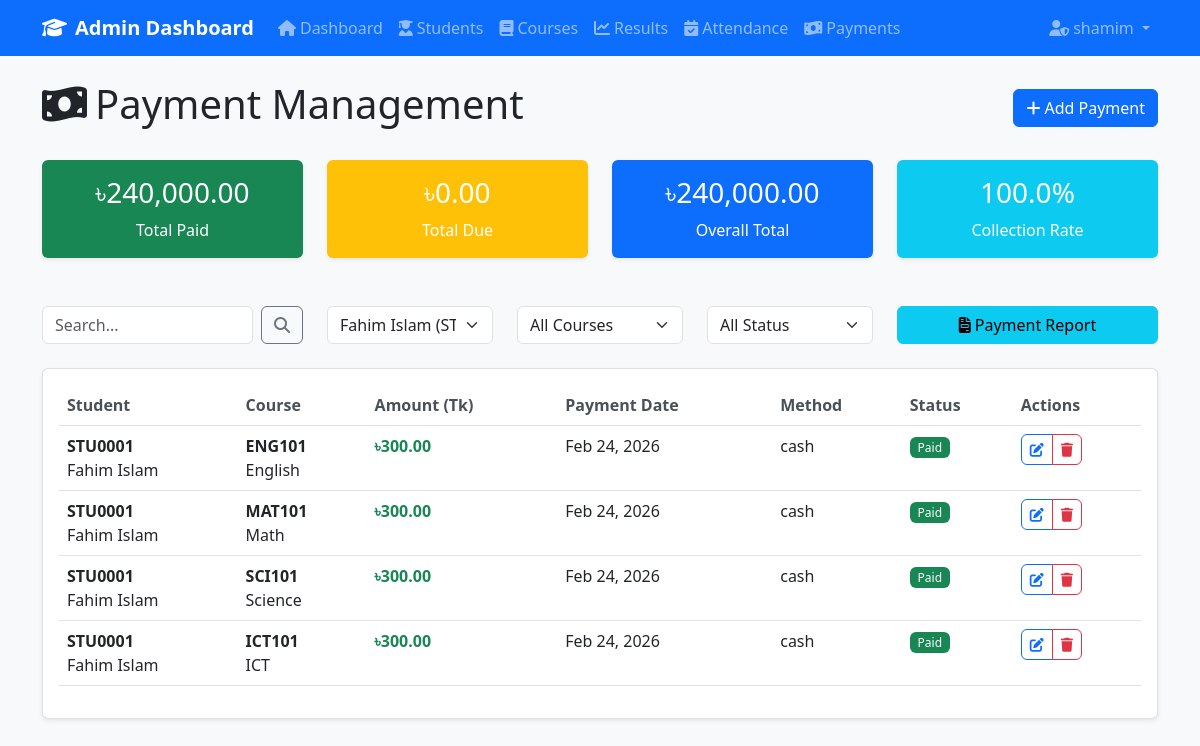
The page /admin/payments.php?student_id=204 (signed in) on the database its author committed.
### tables this page shows
CREATE TABLE `users` (
  `id` int(11) NOT NULL,
  `username` varchar(50) NOT NULL,
  `password` varchar(255) NOT NULL,
  `role` enum('admin','student','teacher','parent') NOT NULL DEFAULT 'admin',
  `first_name` varchar(50) DEFAULT NULL,
  `last_name` varchar(50) DEFAULT NULL,
  `email` varchar(100) DEFAULT NULL,
  `phone` varchar(20) DEFAULT NULL,
  `student_id` int(11) DEFAULT NULL,
  `subject_id` int(11) DEFAULT NULL,
  `assigned_classes` text DEFAULT NULL,
  `profile_image` varchar(255) DEFAULT NULL,
  `last_login` timestamp NULL DEFAULT NULL,
  `is_active` tinyint(1) NOT NULL DEFAULT 1,
  `created_at` timestamp NOT NULL DEFAULT current_timestamp(),
  `updated_at` timestamp NOT NULL DEFAULT current_timestamp() ON UPDATE current_timestamp()
);

CREATE TABLE `payments` (
  `id` int(11) NOT NULL,
  `student_id` int(11) NOT NULL,
  `course_id` int(11) NOT NULL,
  `amount` decimal(10,2) NOT NULL,
  `payment_date` date NOT NULL,
  `payment_method` varchar(50) DEFAULT NULL,
  `status` enum('paid','due') NOT NULL DEFAULT 'due',
  `created_at` timestamp NOT NULL DEFAULT current_timestamp()
);

CREATE TABLE `students` (
  `id` int(11) NOT NULL,
  `student_id` varchar(20) NOT NULL,
  `first_name` varchar(50) NOT NULL,
  `last_name` varchar(50) NOT NULL,
  `email` varchar(100) NOT NULL,
  `phone` varchar(20) DEFAULT NULL,
  `address` text DEFAULT NULL,
  `date_of_birth` date DEFAULT NULL,
  `status` enum('active','inactive') NOT NULL DEFAULT 'active',
  `created_at` timestamp NOT NULL DEFAULT current_timestamp(),
  `updated_at` timestamp NOT NULL DEFAULT current_timestamp() ON UPDATE current_timestamp(),
  `parent_id` int(11) DEFAULT NULL,
  `advisor_id` int(11) DEFAULT NULL,
  `user_id` int(11) DEFAULT NULL
);

CREATE TABLE `courses` (
  `id` int(11) NOT NULL,
  `course_code` varchar(20) NOT NULL,
  `course_name` varchar(100) NOT NULL,
  `description` text DEFAULT NULL,
  `credits` int(11) NOT NULL DEFAULT 3,
  `fee` decimal(10,2) NOT NULL DEFAULT 0.00,
  `created_at` timestamp NOT NULL DEFAULT current_timestamp(),
  `updated_at` timestamp NOT NULL DEFAULT current_timestamp() ON UPDATE current_timestamp()
);

### includes/auth.php (called while the page is built, shortened)
<?php
function isLoggedIn() {
    return isset($_SESSION['user_id']) && !empty($_SESSION['user_id']);
}
function getUserDetails($conn) {
    if (isLoggedIn()) {
        $user_id = $_SESSION['user_id'];
        $sql = "SELECT u.*, s.student_id, s.first_name as student_first_name, s.last_name as student_last_name, s.email as student_email
                FROM users u
                LEFT JOIN students s ON u.student_id = s.id
                WHERE u.id = ?";
        $stmt = $conn->prepare($sql);
        $stmt->bind_param("i", $user_id);
        $stmt->execute();
        $result = $stmt->get_result();
        return $result->fetch_assoc();
    }
    return null;
}
?>

### admin/payments.php (the view, shortened to what this page needs)
<?php
require_once '../includes/header.php';
$search = isset($_GET['search']) ? trim($_GET['search']) : '';
$student_filter = isset($_GET['student_id']) ? $_GET['student_id'] : '';
$sql = "SELECT p.*, s.student_id, s.first_name, s.last_name, c.course_code, c.course_name, c.fee
        FROM payments p
        JOIN students s ON p.student_id = s.id
        JOIN courses c ON p.course_id = c.id
        WHERE 1=1";
$params = [];
$types = "";
if (!empty($student_filter)) {
    $sql .= " AND p.student_id = ?";
    $params[] = $student_filter;
    $types .= "i";
}
$sql .= " ORDER BY p.payment_date DESC, s.first_name, s.last_name";
$stmt = $conn->prepare($sql);
if (!empty($params)) {
    $stmt->bind_param($types, ...$params);
}
$stmt->execute();
$payments = $stmt->get_result();
$total_paid = $conn->query("SELECT SUM(amount) as total FROM payments WHERE status = 'paid'")->fetch_assoc()['total'] ?? 0;
$total_due = $conn->query("SELECT SUM(amount) as total FROM payments WHERE status = 'due'")->fetch_assoc()['total'] ?? 0;
$overall_total = $total_paid + $total_due;
?>
<div class="row">
    <div class="col-12">
        <div class="d-flex justify-content-between align-items-center mb-4">
            <h1><i class="fas fa-money-bill-wave me-2"></i>Payment Management</h1>
            <button class="btn btn-primary" data-bs-toggle="modal" data-bs-target="#addPaymentModal">
                <i class="fas fa-plus me-1"></i>Add Payment
            </button>
        </div>
    </div>
</div>
<div class="row mb-4">
    <div class="col-md-3">
        <div class="card bg-success text-white">
            <div class="card-body text-center">
                <h3>৳<?php echo number_format($total_paid, 2); ?></h3>
                <p class="mb-0">Total Paid</p>
            </div>
        </div>
    </div>
    <div class="col-md-3">
        <div class="card bg-warning text-white">
            <div class="card-body text-center">
                <h3>৳<?php echo number_format($total_due, 2); ?></h3>
                <p class="mb-0">Total Due</p>
            </div>
        </div>
    </div>
    <div class="col-md-3">
        <div class="card bg-primary text-white">
            <div class="card-body text-center">
                <h3>৳<?php echo number_format($overall_total, 2); ?></h3>
                <p class="mb-0">Overall Total</p>
            </div>
        </div>
    </div>
    <div class="col-md-3">
        <div class="card bg-info text-white">
            <div class="card-body text-center">
                <h3><?php echo $overall_total > 0 ? number_format(($total_paid / $overall_total) * 100, 1) : 0; ?>%</h3>
                <p class="mb-0">Collection Rate</p>
            </div>
        </div>
    </div>
</div>
<div class="row mb-4">
    <div class="col-md-3">
        <form method="GET" class="d-flex">
            <input type="text" name="search" class="form-control me-2" placeholder="Search..."
                   value="<?php echo htmlspecialchars($search); ?>">
            <button class="btn btn-outline-secondary" type="submit">
                <i class="fas fa-search"></i>
            </button>
        </form>
    </div>
    <div class="col-md-2">
        <form method="GET">
            <select name="student_id" class="form-select" onchange="this.form.submit()">
                <?php
                $student_list = $conn->query("SELECT id, student_id, first_name, last_name FROM students WHERE status = 'active' ORDER BY first_name, last_name");
                while($student = $student_list->fetch_assoc()): ?>
                    <option value="<?php echo $student['id']; ?>" <?php echo $student_filter == $student['id'] ? 'selected' : ''; ?>>
                        <?php echo htmlspecialchars($student['first_name'] . ' ' . $student['last_name'] . ' (' . $student['student_id'] . ')'); ?>
                    </option>
                <?php endwhile; ?>
            </select>
        </form>
    </div>
    <div class="col-md-2">
        <form method="GET">
            <select name="course_id" class="form-select" onchange="this.form.submit()">
                <option value="">All Courses</option>
            </select>
        </form>
    </div>
    <div class="col-md-2">
        <form method="GET">
            <select name="status" class="form-select" onchange="this.form.submit()">
                <option value="">All Status</option>
            </select>
        </form>
    </div>
    <div class="col-md-3">
        <div class="d-grid">
            <button class="btn btn-info" data-bs-toggle="modal" data-bs-target="#paymentReportModal">
                <i class="fas fa-file-invoice me-1"></i>Payment Report
            </button>
        </div>
    </div>
</div>
<div class="card">
    <div class="card-body">
        <div class="table-responsive">
            <table class="table table-hover" id="paymentsTable">
                <thead>
                    <tr>
                        <th>Student</th>
                        <th>Course</th>
                        <th>Amount (Tk)</th>
                        <th>Payment Date</th>
                        <th>Method</th>
                        <th>Status</th>
                        <th>Actions</th>
                    </tr>
                </thead>
                <tbody>
                    <?php if ($payments->num_rows > 0): ?>
                        <?php while($payment = $payments->fetch_assoc()):
                            $status_class = $payment['status'] == 'paid' ? 'success' : 'warning';
                            $amount_class = $payment['amount'] >= $payment['fee'] ? 'text-success' : 'text-warning';
                        ?>
                        <tr>
                            <td>
                                <strong><?php echo htmlspecialchars($payment['student_id']); ?></strong><br>
                                <?php echo htmlspecialchars($payment['first_name'] . ' ' . $payment['last_name']); ?>
                            </td>
                            <td>
                                <strong><?php echo htmlspecialchars($payment['course_code']); ?></strong><br>
                                <?php echo htmlspecialchars($payment['course_name']); ?>
                            </td>
                            <td class="<?php echo $amount_class; ?>">
                                <strong>৳<?php echo number_format($payment['amount'], 2); ?></strong>
                            </td>
                            <td><?php echo date('M d, Y', strtotime($payment['payment_date'])); ?></td>
                            <td><?php echo $payment['payment_method'] ? htmlspecialchars($payment['payment_method']) : 'N/A'; ?></td>
                            <td><span class="badge bg-<?php echo $status_class; ?>"><?php echo ucfirst($payment['status']); ?></span></td>
                            <td>
                                <div class="btn-group" role="group">
                                    <button class="btn btn-sm btn-outline-primary edit-btn"
                                            data-payment='<?php echo json_encode($payment); ?>'>
                                        <i class="fas fa-edit"></i>
                                    </button>
                                    <button class="btn btn-sm btn-outline-danger delete-btn"
                                            data-id="<?php echo $payment['id']; ?>">
                                        <i class="fas fa-trash"></i>
                                    </button>
                                </div>
                            </td>
                        </tr>
                        <?php endwhile; ?>
                    <?php else: ?>
                        <tr>
                            <td colspan="7" class="text-center">No payment records found</td>
                        </tr>
                    <?php endif; ?>
                </tbody>
            </table>
        </div>
    </div>
</div>
<?php require_once '../includes/footer.php'; ?>

### includes/header.php (shortened to what this page needs)
<?php
require_once 'config.php';
require_once 'auth.php';
$user = getUserDetails($conn);
?>
<!DOCTYPE html>
<html lang="en">
<head>
    <link href="https://cdn.jsdelivr.net/npm/bootstrap@5.3.0/dist/css/bootstrap.min.css" rel="stylesheet">
    <link rel="stylesheet" href="https://cdnjs.cloudflare.com/ajax/libs/font-awesome/6.4.0/css/all.min.css">
    <link rel="stylesheet" href="<?php echo BASE_URL; ?>assets/css/style.css">
</head>
<body>
    <nav class="navbar navbar-expand-lg navbar-dark bg-primary">
        <div class="container">
            <a class="navbar-brand" href="<?php echo BASE_URL; ?>admin/dashboard.php">
                <i class="fas fa-graduation-cap me-2"></i>Admin Dashboard
            </a>
            <div class="collapse navbar-collapse" id="navbarNav">
                <ul class="navbar-nav me-auto">
                    <li class="nav-item">
                        <a class="nav-link" href="<?php echo BASE_URL; ?>admin/dashboard.php">
                            <i class="fas fa-home me-1"></i>Dashboard
                        </a>
                    </li>
                    <li class="nav-item">
                        <a class="nav-link" href="<?php echo BASE_URL; ?>admin/students.php">
                            <i class="fas fa-user-graduate me-1"></i>Students
                        </a>
                    </li>
                    <li class="nav-item">
                        <a class="nav-link" href="<?php echo BASE_URL; ?>admin/courses.php">
                            <i class="fas fa-book me-1"></i>Courses
                        </a>
                    </li>
                    <li class="nav-item">
                        <a class="nav-link" href="<?php echo BASE_URL; ?>admin/results.php">
                            <i class="fas fa-chart-line me-1"></i>Results
                        </a>
                    </li>
                    <li class="nav-item">
                        <a class="nav-link" href="<?php echo BASE_URL; ?>admin/attendance.php">
                            <i class="fas fa-calendar-check me-1"></i>Attendance
                        </a>
                    </li>
                    <li class="nav-item">
                        <a class="nav-link" href="<?php echo BASE_URL; ?>admin/payments.php">
                            <i class="fas fa-money-bill-wave me-1"></i>Payments
                        </a>
                    </li>
                </ul>
                <ul class="navbar-nav">
                    <li class="nav-item dropdown">
                        <a class="nav-link dropdown-toggle" href="#" role="button" data-bs-toggle="dropdown">
                            <i class="fas fa-user-shield me-1"></i><?php echo $user['username']; ?>
                        </a>
                    </li>
                </ul>
            </div>
        </div>
    </nav>
    <div class="container mt-4">

### assets/css/style.css (style rules this page uses)
body { background-color: #f8f9fa; }
.card { box-shadow: 0 0.125rem 0.25rem rgba(0, 0, 0, 0.075); border: 1px solid rgba(0, 0, 0, 0.125); margin-bottom: 1.5rem; }
.navbar-brand { font-weight: 600; font-size: 1.25rem; }
.nav-link { font-weight: 500; }
.card.bg-primary, .card.bg-success, .card.bg-info, .card.bg-warning, .card.bg-danger { border: none; }
.table th { font-weight: 600; color: #495057; border-top: none; }
.btn { font-weight: 500; }
.btn-group .btn { border-radius: 0.375rem; }
.badge { font-weight: 500; }

### rows shown on the page
users: username "shamim"
payments: student.student_id "STU0001", student.last_name "Fahim Islam", course.course_code "ENG101", course.course_name "English", amount "300.00", payment_date "Feb 24, 2026", payment_method "cash", status "Paid"
payments: student.student_id "STU0001", student.last_name "Fahim Islam", course.course_code "MAT101", course.course_name "Math", amount "300.00", payment_date "Feb 24, 2026", payment_method "cash", status "Paid"
payments: student.student_id "STU0001", student.last_name "Fahim Islam", course.course_code "SCI101", course.course_name "Science", amount "300.00", payment_date "Feb 24, 2026", payment_method "cash", status "Paid"
payments: student.student_id "STU0001", student.last_name "Fahim Islam", course.course_code "ICT101", course.course_name "ICT", amount "300.00", payment_date "Feb 24, 2026", payment_method "cash", status "Paid"

### other values the page prints
$total_paid "240,000.00"
$total_due "0.00"
$overall_total "240,000.00"
form field student_id "Fahim Islam (STU0001)"
